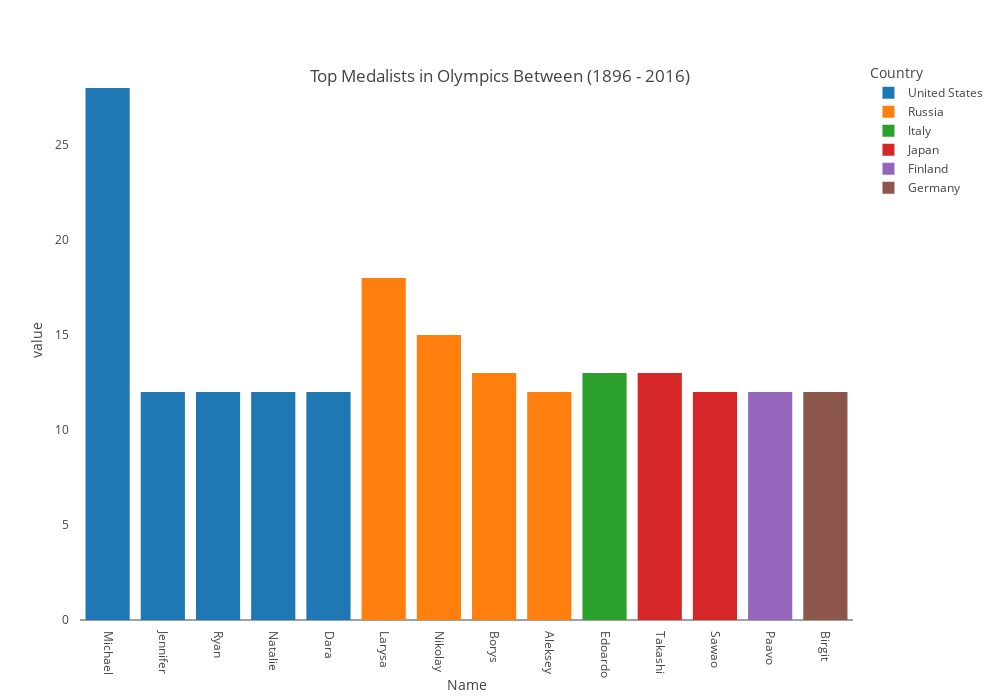

Source (notebook cell):
### Markdown cell above
## Visualizing the highest number of olympic medalists by their countries

### Code cell
olympians = px.bar(simple.head(14), x = 'Name', y=['Total'], template = 'none',
                  color = 'Country', color_continuous_scale=px.colors.sequential.Viridis)

olympians.update_layout( width=1000,
    height=700,
                 title={
        'text': 'Top Medalists in Olympics Between (1896 - 2016)',
        'y':0.9,
        'x':0.5,
        'xanchor': 'center',
        'yanchor': 'top'},
margin_pad = 10)

olympians.update_xaxes(visible=True, showticklabels=True,
                showgrid = False,tickangle = 90)

olympians.update_yaxes(showgrid = False)

### Figure 1 — Plotly figure (JSON) as saved in the notebook; plotly's stock layout.template omitted (floating-point values rounded to 4 significant figures)
{"data": [{"alignmentgroup": "True", "hovertemplate": "Country=United States<br>Name=%{x}<br>value=%{y}<extra></extra>", "legendgroup": "United States", "marker": {"color": "#1F77B4", "pattern": {"shape": ""}}, "name": "United States", "offsetgroup": "United States", "orientation": "v", "showlegend": true, "textposition": "auto", "type": "bar", "x": ["Michael", "Jennifer", "Ryan", "Natalie", "Dara"], "xaxis": "x", "y": [28, 12, 12, 12, 12], "yaxis": "y"}, {"alignmentgroup": "True", "hovertemplate": "Country=Russia<br>Name=%{x}<br>value=%{y}<extra></extra>", "legendgroup": "Russia", "marker": {"color": "#FF7F0E", "pattern": {"shape": ""}}, "name": "Russia", "offsetgroup": "Russia", "orientation": "v", "showlegend": true, "textposition": "auto", "type": "bar", "x": ["Larysa", "Nikolay", "Borys", "Aleksey"], "xaxis": "x", "y": [18, 15, 13, 12], "yaxis": "y"}, {"alignmentgroup": "True", "hovertemplate": "Country=Italy<br>Name=%{x}<br>value=%{y}<extra></extra>", "legendgroup": "Italy", "marker": {"color": "#2CA02C", "pattern": {"shape": ""}}, "name": "Italy", "offsetgroup": "Italy", "orientation": "v", "showlegend": true, "textposition": "auto", "type": "bar", "x": ["Edoardo"], "xaxis": "x", "y": [13], "yaxis": "y"}, {"alignmentgroup": "True", "hovertemplate": "Country=Japan<br>Name=%{x}<br>value=%{y}<extra></extra>", "legendgroup": "Japan", "marker": {"color": "#D62728", "pattern": {"shape": ""}}, "name": "Japan", "offsetgroup": "Japan", "orientation": "v", "showlegend": true, "textposition": "auto", "type": "bar", "x": ["Takashi", "Sawao"], "xaxis": "x", "y": [13, 12], "yaxis": "y"}, {"alignmentgroup": "True", "hovertemplate": "Country=Finland<br>Name=%{x}<br>value=%{y}<extra></extra>", "legendgroup": "Finland", "marker": {"color": "#9467BD", "pattern": {"shape": ""}}, "name": "Finland", "offsetgroup": "Finland", "orientation": "v", "showlegend": true, "textposition": "auto", "type": "bar", "x": ["Paavo"], "xaxis": "x", "y": [12], "yaxis": "y"}, {"alignmentgroup": "True", "hovertemplate": "Country=Germany<br>Name=%{x}<br>value=%{y}<extra></extra>", "legendgroup": "Germany", "marker": {"color": "#8C564B", "pattern": {"shape": ""}}, "name": "Germany", "offsetgroup": "Germany", "orientation": "v", "showlegend": true, "textposition": "auto", "type": "bar", "x": ["Birgit"], "xaxis": "x", "y": [12], "yaxis": "y"}], "layout": {"barmode": "relative", "height": 700, "legend": {"title": {"text": "Country"}, "tracegroupgap": 0}, "margin": {"pad": 10, "t": 60}, "title": {"text": "Top Medalists in Olympics Between (1896 - 2016)", "x": 0.5, "xanchor": "center", "y": 0.9, "yanchor": "top"}, "width": 1000, "xaxis": {"anchor": "y", "domain": [0, 1], "showgrid": false, "showticklabels": true, "tickangle": 90, "title": {"text": "Name"}, "visible": true}, "yaxis": {"anchor": "x", "domain": [0, 1], "showgrid": false, "title": {"text": "value"}}}}
